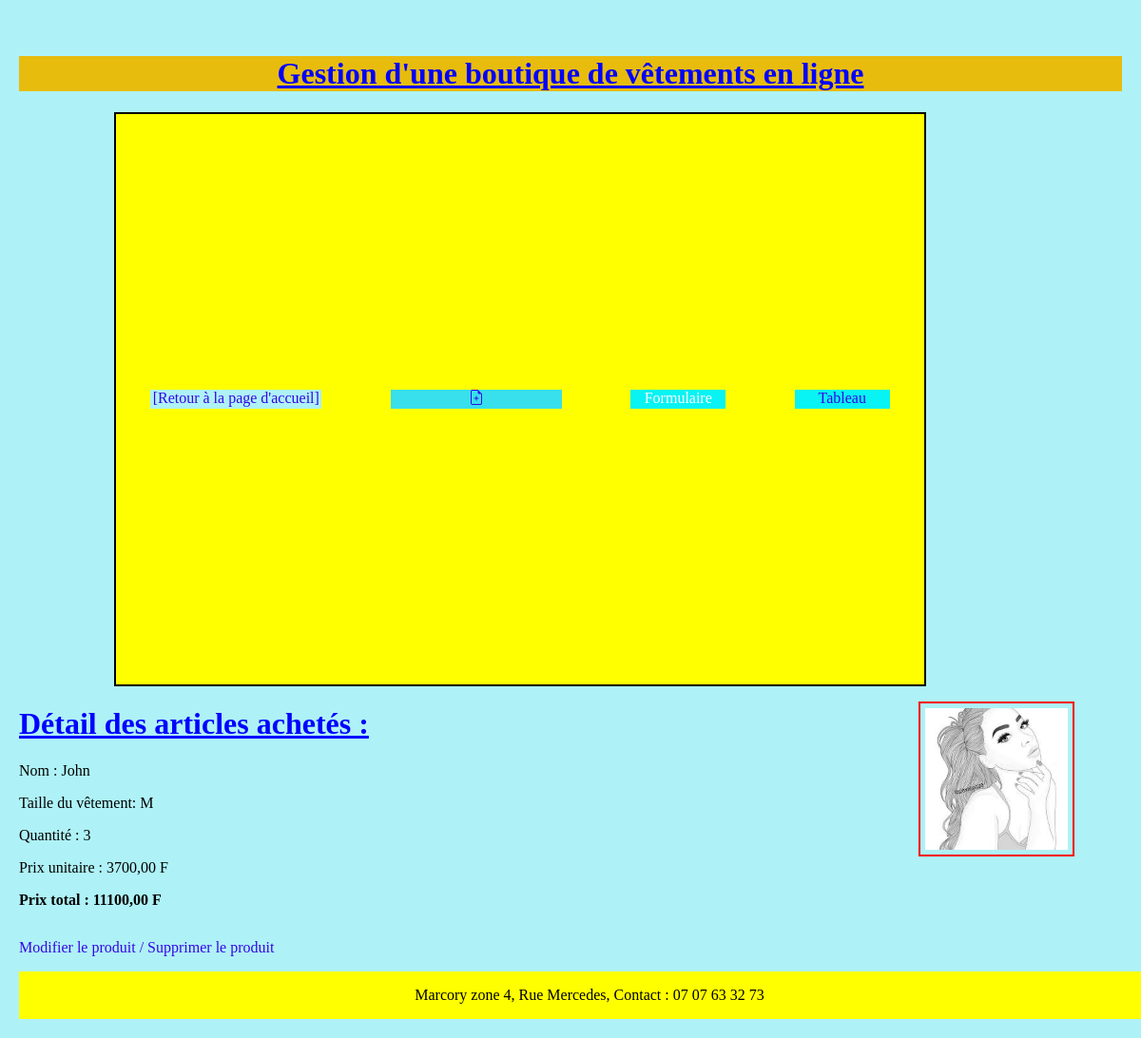
The page /prod/27/ on the database as committed earlier.
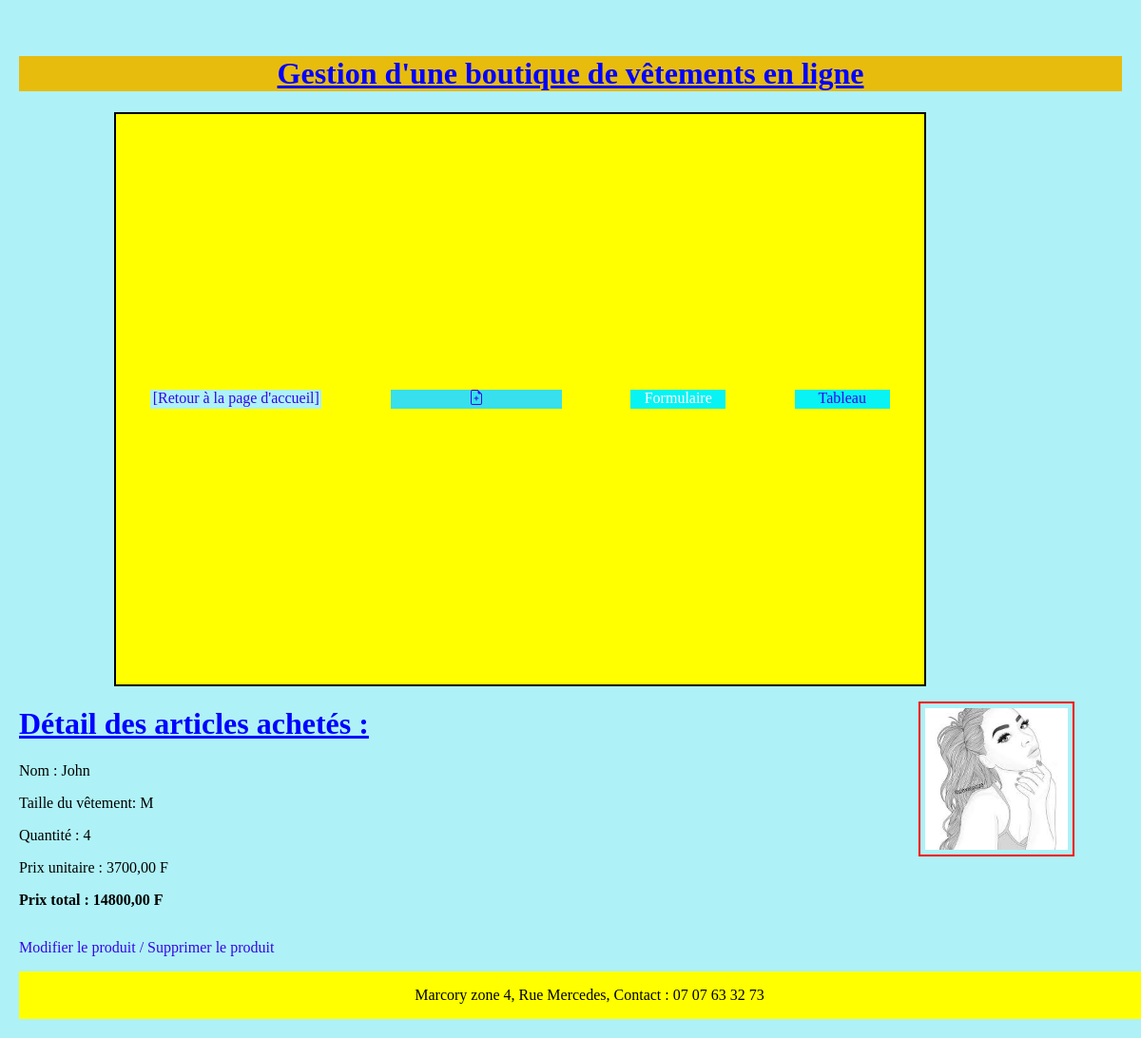
The same page on the database as committed later.
### gestion/models.py (models this page shows, shortened)
class Person(models.Model):
    SHIRT_SIZES = {
        "S": "Small",
        "M": "Medium",
        "L": "Large"
    }
    name = models.CharField(max_length=60)
    shirt_size = models.CharField(max_length=1, choices=SHIRT_SIZES)
    qte = models.IntegerField(blank=True, default=0, null=True, verbose_name='quantité')
    prix = models.DecimalField(max_digits=10, decimal_places=2)
    def publish(self):
        prix_total = self.qte * self.prix
        return prix_total
        self.save()

### gestion/views.py (the view)
# urls.py: path('prod/<int:pk>/', views.prod_detail, name='prod_detail'),
def prod_detail(request, pk):
    prodat = get_object_or_404(Person, pk=pk)
    return render(request, 'gestion/prod_detail.html', {'prodat':prodat})

### gestion/templates/gestion/prod_detail.html (shortened to what this page needs)
{% extends 'gestion/base.html' %}
 {% block content %}
<!DOCTYPE html>
<html lang="fr-fr">
<head>
</head>
<body>
    <h1>Détail des articles achetés :</h1>
    <p>Nom : {{ prodat.name}}</p>
    <p> Taille du vêtement: {{ prodat.shirt_size }}</p>
    <p>Quantité : {{ prodat.qte }}</p>
    <p>Prix unitaire : {{ prodat.prix }} F</p>
    <p><strong> Prix total : {{ prodat.publish }} F</strong></p>
    <p class="bouton1"><a href="{% url 'prod_edit' prodat.pk %}">Modifier le produit /</a></p>
    <p class="bouton2"><a href="{% url 'prod_supprim' prodat.pk %}">Supprimer le produit</a></p>
</body>
</html>
{% endblock %}

Rows that differ between the two databases and show on the page:
changed Person "John": qte "3" → "4"; publish "11100,00" → "14800,00"
